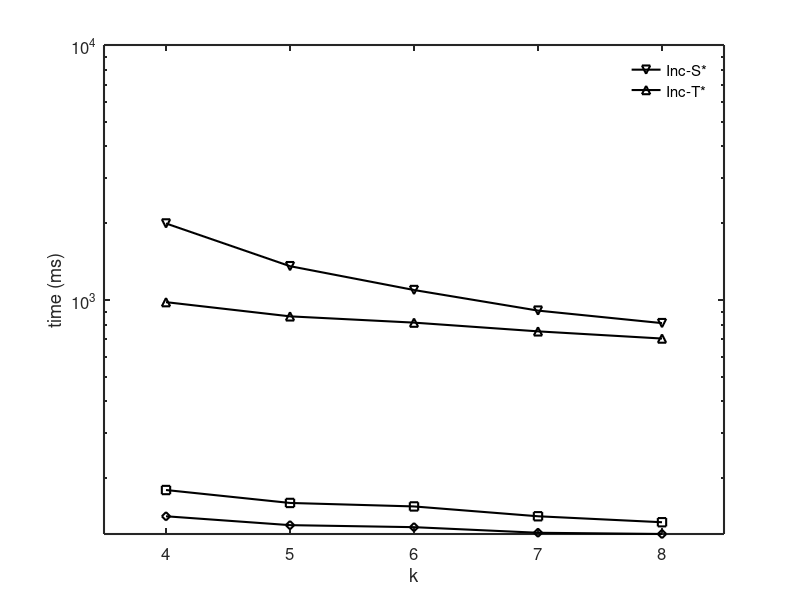

This chart was generated by the following MATLAB code:
set(gcf,'color',[1, 1, 1]);
set(gcf,'unit','centimeters','position',[10 5 9 7]);

x = [1, 2, 3, 4, 5];
y1 = [179.7846424	159.9772691	155.0203639	141.8510629	134.4115903];
y2 = [141.8416215	130.9211995	128.5573833	122.2162846	120.8604103];
y3 = [1996.11	1357.11	1094.3	908.68	811.58];
y4 = [980.68	862.67	815.12	753.35	706.02];


p1= semilogy(x, y1, '-ks');
hold on;
p2 = semilogy(x, y2, '-kd');
hold on;
p3 = semilogy(x, y3, '-kv');
hold on;
p4 = semilogy(x, y4, '-k^');
hold on;

xlabel('k');
ylabel('time (ms)');

axis([0.5 5.5 0.0 10000]);

set(gca, 'xtick', 1:5, 'XTickLabel', {'4','5','6','7','8'});
%leg=legend('basic-g','basic-w','Inc-S','Inc-T','Dec', 1);
%set(leg,'edgecolor','white');

set(findall(gcf,'type','line'),'linewidth',1.5);
set(gca, 'FontSize', 12);
leg1 = legend([p1, p2],'Inc-S','Inc-T');
set(leg1,'edgecolor','white');

set(gca, 'LineWidth', 1.5);
ah=axes('position',get(gca,'position'),'visible','off');
set(gca, 'FontSize', 12);
leg2 = legend(ah,[p3, p4],'Inc-S*','Inc-T*');
set(leg2,'edgecolor','white');

set(gca, 'FontSize', 12);
set(get(gca, 'XLabel'), 'FontSize',12);
set(get(gca, 'YLabel'), 'FontSize',12);
set(findall(gcf,'type','line'),'linewidth',1.5);
set(gca, 'LineWidth', 1.5);
